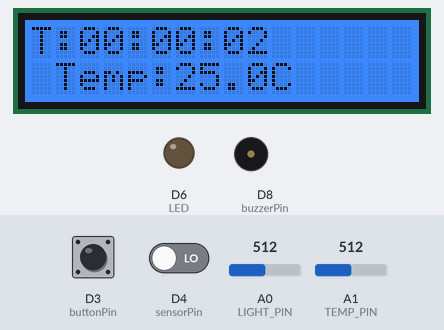
Bench run of a sketch on a simulated Arduino Uno R4 WiFi. Shown: 16×2 character LCD, output pins drawn as LEDs (lit = HIGH), buzzer (waves = sounding). The test bench sets the inputs (shaded band); at power-on: D3 (buttonPin) LOW, A1 (TEMP_PIN) = 512, D4 (sensorPin) LOW, A0 (LIGHT_PIN) = 512. WiFi joins after 1.5 s; servers stay silent unless stated; uploads are accepted with an empty reply; not simulated (calls return 0 or success): arduino_secrets.h; what the sketch prints to the serial monitor is not drawn.

Above: at 6.2 s.
6.3 s: D3 (buttonPin) pulled HIGH for 0.15 s
At 7.9 s:
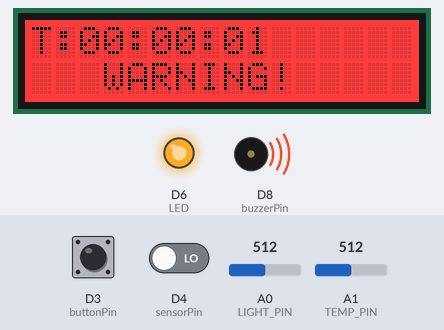
9.4 s: D3 (buttonPin) pulled HIGH for 1 s
At 10.1 s:
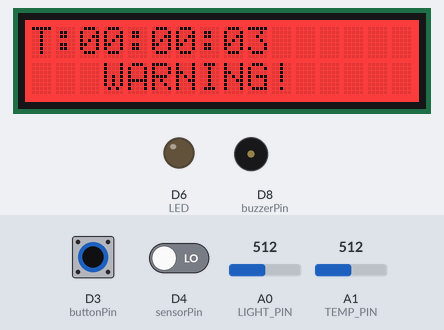
11.9 s: A1 (TEMP_PIN) set to 0
At 13.1 s:
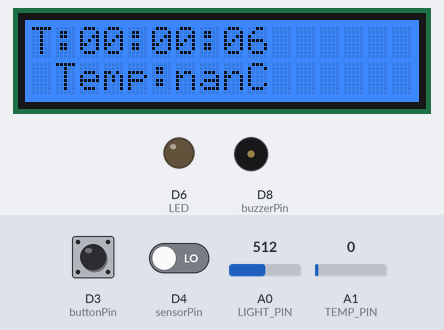
14.9 s: D4 (sensorPin) driven HIGH
At 15.11 s:
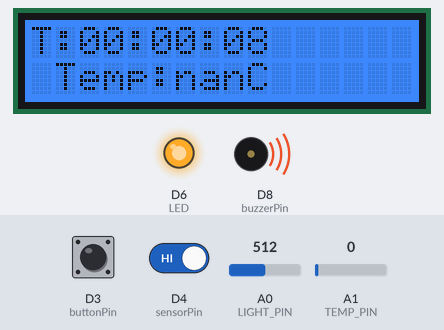
Timing chart, 0 to 17.9 s (numbered marks = the images above; inputs shaded):
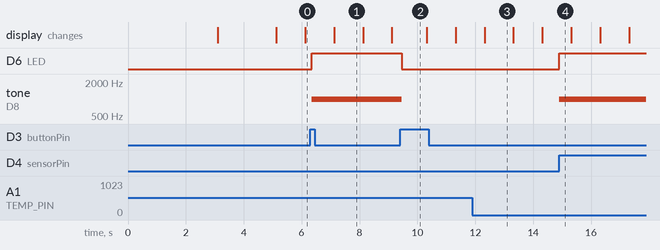

The sketch:

AtmosphereAlarmStationVersion1Excel.ino
```cpp
/*
   Combined System:
   - Grove Light Sensor (A0)
   - Grove Temperature Sensor (A1)
   - LCD Alarm System
   - Sends JSON to Google Sheets with:
        temperature
        light
        alarmTriggered
        elapsedSeconds
*/

// ----------------- Libraries -----------------
#include <WiFiS3.h>
#include <WiFiSSLClient.h>
#include <ArduinoHttpClient.h>
#include "arduino_secrets.h"

#include <Wire.h>
#include "rgb_lcd.h"

// ----------------- Wi-Fi -----------------
char ssid[] = SECRET_SSID;
char pass[] = SECRET_PASS;

// Google Script Web App URL (EXEC)
const char server[] = "script.google.com";
const int port = 443; // HTTPS
String urlPath = "https://script.google.com/macros/s/AKfycbxS960HAXuXoG6uq_R381VK0-TxhlpfXju5_OICyVdcM00q7LNwQO0acWaii1YXuZMRfg/exec";

WiFiSSLClient wifi;
HttpClient client(wifi, server, port);

// ----------------- Alarm System Pins -----------------
#define LED 6
#define sensorPin 4
#define buzzerPin 8
#define buttonPin 3

// ----------------- Sensors -----------------
#define LIGHT_PIN A0
#define TEMP_PIN A1

rgb_lcd lcd;

// ----------------- Alarm System Variables -----------------
bool buzzerActive = false;
bool alarmTriggered = false;

int lastButtonState = LOW;
int buttonState = LOW;
unsigned long lastDebounceTime = 0;
const unsigned long debounceDelay = 50;

// ----------------- Clock + Elapsed Time -----------------
unsigned long previousMillis = 0;
unsigned long lcdUpdateMillis = 0;
unsigned long printUpdateMillis = 0;
const unsigned long lcdUpdateInterval = 1000;
const unsigned long printInterval = 5000;

int seconds = 0;
int minutes = 0;
int hours = 0;

int elapsedSeconds = 0;
int elapsedMinutes = 0;
int elapsedHours = 0;

// ----------------- Wi-Fi -----------------
void connectWiFi() {
  Serial.print("Connecting to Wi-Fi");
  WiFi.begin(ssid, pass);
  while (WiFi.status() != WL_CONNECTED) {
    delay(500);
    Serial.print(".");
  }
  Serial.println("\nConnected!");
  Serial.print("IP: ");
  Serial.println(WiFi.localIP());
}

// ----------------- Grove Temperature Sensor -----------------
float readGroveTemperatureC(int pin) {
  int sensorValue = analogRead(pin);
  if (sensorValue == 0) return NAN;
  float resistance = (1023.0 - sensorValue) * 10000.0 / sensorValue;
  const float B = 3975.0;
  float temperatureK = 1.0 / ((1.0/298.15) + (1.0/B) * log(resistance / 10000.0));
  return temperatureK - 273.15;
}

// ----------------- Grove Light Sensor -----------------
float readGroveLightLux(int pin) {
  int sensorValue = analogRead(pin);
  if (sensorValue == 0) return 0;
  float resistance = (float)(1023 - sensorValue) * 10.0 / sensorValue;
  return 10000.0 / pow(resistance, 4.0/3.0);
}

// ----------------- POST to Google Sheets -----------------
void postToGoogleSheets(float light, float temperature, bool alarmTriggered, int elapsedSeconds) {

  String json = "{";
  json += "\"temperature\":" + String(temperature, 2) + ",";
  json += "\"light\":" + String(light, 2) + ",";
  json += "\"alarmTriggered\":" + String(alarmTriggered ? "true" : "false") + ",";
  json += "\"elapsedSeconds\":" + String(elapsedSeconds);
  json += "}";

  Serial.println("\nPosting to Google Sheets...");
  Serial.println(json);

  client.beginRequest();
  client.post(urlPath);
  client.sendHeader("Content-Type", "application/json");
  client.sendHeader("Content-Length", json.length());
  client.beginBody();
  client.print(json);
  client.endRequest();

  int statusCode = client.responseStatusCode();
  String response = client.responseBody();

  Serial.print("Status code: ");
  Serial.println(statusCode);
  Serial.print("Response: ");
  Serial.println(response);
  Serial.println("-----------------------------");

  client.stop();
}

// ----------------- Reset Clock -----------------
void resetClock() {
  seconds = minutes = hours = 0;
  elapsedSeconds = elapsedMinutes = elapsedHours = 0;
}

// ============================================================
//                         SETUP
// ============================================================
void setup() {
  Serial.begin(9600);
  delay(1500);

  connectWiFi();

  pinMode(buzzerPin, OUTPUT);
  pinMode(buttonPin, INPUT);
  pinMode(sensorPin, INPUT);
  pinMode(LED, OUTPUT);

  lcd.begin(16, 2);
  lcd.setRGB(0, 100, 255);
  lcd.print("  TechTikTrio");
  lcd.setCursor(0, 1);
  lcd.print("  Atmosphere Alarm");
  delay(2000);
  lcd.clear();
}

// ============================================================
//                          LOOP
// ============================================================
void loop() {

  unsigned long currentMillis = millis();

  // ---------------- Clock ----------------
  if (currentMillis - previousMillis >= 1000) {
    previousMillis = currentMillis;
    seconds++;
    elapsedSeconds++;

    if (seconds >= 60) { seconds = 0; minutes++; }
    if (minutes >= 60) { minutes = 0; hours++; }
    if (hours >= 24) { hours = 0; }

    if (elapsedSeconds >= 60) { elapsedSeconds = 0; elapsedMinutes++; }
    if (elapsedMinutes >= 60) { elapsedMinutes = 0; elapsedHours++; }
  }

  // ---------------- Read Sensors ----------------
  float temperature = readGroveTemperatureC(TEMP_PIN);
  float light = readGroveLightLux(LIGHT_PIN);
  int sensorState = digitalRead(sensorPin);

  // ---------------- Button Debounce ----------------
  int reading = digitalRead(buttonPin);
  if (reading != lastButtonState) {
    lastDebounceTime = currentMillis;
  }
  if ((currentMillis - lastDebounceTime) > debounceDelay) {
    if (reading != buttonState) {
      buttonState = reading;
      if (buttonState == HIGH) {
        buzzerActive = !buzzerActive;
        if (buzzerActive) {
          alarmTriggered = true;
          resetClock();
        } else {
          alarmTriggered = false;
        }
      }
    }
  }
  lastButtonState = reading;

  // ---------------- Sensor Trigger ----------------
  if (sensorState == HIGH && !buzzerActive) {
    buzzerActive = true;
    alarmTriggered = true;
    resetClock();
  }

  // ---------------- LCD Update ----------------
  if (currentMillis - lcdUpdateMillis >= lcdUpdateInterval) {
    lcdUpdateMillis = currentMillis;

    lcd.setCursor(0, 0);
    lcd.print("T:");
    lcd.print(hours < 10 ? "0" : "");
    lcd.print(hours);
    lcd.print(":");
    lcd.print(minutes < 10 ? "0" : "");
    lcd.print(minutes);
    lcd.print(":");
    lcd.print(seconds < 10 ? "0" : "");
    lcd.print(seconds);

    lcd.setCursor(0, 1);
    if (buzzerActive) {
      lcd.print("   WARNING!    ");
      lcd.setRGB(255, 0, 0);
    } else {
      lcd.print(" Temp:");
      lcd.print(temperature, 1);
      lcd.print("C  ");
      lcd.setRGB(0, 100, 255);
    }
  }

  // ---------------- Buzzer + LED ----------------
  if (buzzerActive) tone(buzzerPin, 1000);
  else noTone(buzzerPin);

  digitalWrite(LED, buzzerActive ? HIGH : LOW);

  // ---------------- Serial + POST every 5 sec ----------------
  if (currentMillis - printUpdateMillis >= printInterval) {
    printUpdateMillis = currentMillis;

    Serial.print("Temp: "); Serial.print(temperature);
    Serial.print(" | Light: "); Serial.print(light);
    Serial.print(" | Alarm: "); Serial.print(alarmTriggered);
    Serial.print(" | ElapsedSec: "); Serial.println(elapsedSeconds);

    postToGoogleSheets(light, temperature, alarmTriggered, elapsedSeconds);
  }
}
```

Measured:
- after the input at 6.3 s, D6 (LED): LOW → HIGH after 0.05 s; tone on D8 (buzzerPin): silent → 1000 Hz after 0.05 s; the display: changes after 0.82 s (image 1)
- after the input at 9.4 s, D6 (LED): HIGH → LOW after 0.05 s; tone on D8 (buzzerPin): 1000 Hz → silent after 0.05 s
- after the input at 11.9 s, the display: changes after 0.42 s (image 3)
- after the input at 14.9 s, D6 (LED): LOW → HIGH at once; tone on D8 (buzzerPin): silent → 1000 Hz at once
- what the display in image 1 shows lasts 1.0 s, from 7.1 s to 8.1 s
